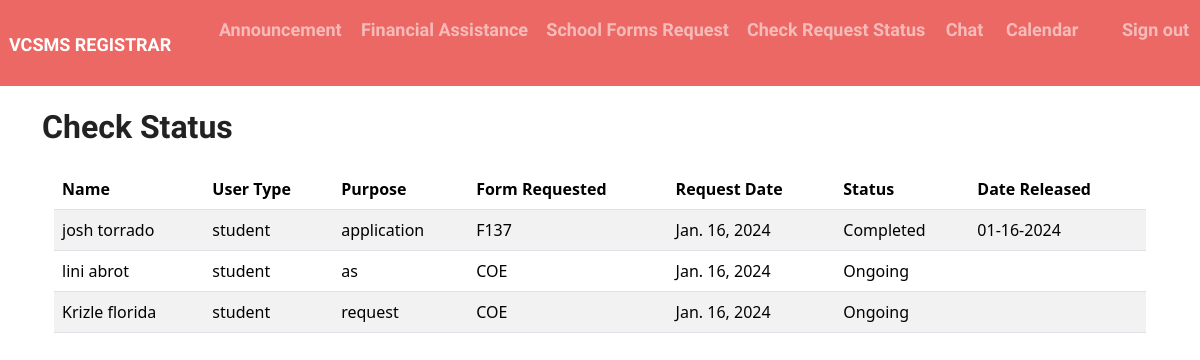
Screenshot of /checkstatus (signed in) with the database file from the repository.
### vrexApp/models.py (models this page shows, shortened)
class SchoolForm(models.Model):  # Renamed the model to follow PEP 8 conventions
    first_name = models.CharField(_("first name"), max_length=150, blank=True)
    middle_name = models.CharField(_("middle name"), max_length=150, blank=True)
    last_name = models.CharField(_("last name"), max_length=150, blank=True)
    USER_TYPE_CHOICES = [
        ('', 'Choose User Type'),
        ('student', 'Student'),
        ('parent', 'Parent'),
    ]
    user_type = models.CharField(_("Role"), max_length=10, choices=USER_TYPE_CHOICES, blank=True)
    purpose = models.TextField(_("Purpose of Request"), max_length=150, blank=True)
    requestform = [
        ('', 'What are you requesting?'),
        ('f137', 'F137'),
        ('coe', 'COE'),
    ]
    requestform = models.CharField(_("Forms"), max_length=10, choices=requestform, blank=True)
    request_date = models.DateField(_("Request Date"), default=datetime.date.today)  # Add request_date field
    specialinstructions = models.TextField(_("Special Instructions"), max_length=150, blank=True)
    STATUS_CHOICES = [
        ('Ongoing', 'Ongoing'),
        ('Completed', 'Completed'),
    ]
    status = models.CharField(_("status"), max_length=10, choices=STATUS_CHOICES, default='Ongoing')
    date_released = models.DateTimeField(_("date released"), blank=True, null=True)

### vrexApp/views.py (the view)
# urls.py: path('checkstatus', views.checkstatus, name="checkstatus"),
@login_required(login_url='checkstatus')
def checkstatus(request):
    requested_forms = SchoolForm.objects.filter(user_type=request.user.user_type)
    return render(request, 'vrexApp/checkstatus.html', {'requested_forms': requested_forms})

### vrexApp/templates/vrexApp/checkstatus.html
{% extends 'vrexApp/base.html' %}
{% block content %}
    <h2> Check Status </h2>
    {% if requested_forms %}
        <div class="container mt-4">
            <table class="table table-striped">
                <thead>
                    <tr>
                        <th>Name</th>
                        <th>User Type</th>
                        <th>Purpose</th>
                        <th>Form Requested</th>
                        <th>Request Date</th>
                        <th>Status</th>
                        <th>Date Released</th>
                    </tr>
                </thead>
                <tbody>
                    {% for form in requested_forms %}
                        <tr>
                            <td>{{ form.first_name }} {{ form.last_name }}</td>
                            <td>{{ form.user_type }}</td>
                            <td>{{ form.purpose }}</td>
                            <td>{{ form.get_requestform_display }}</td>
                            <td>{{ form.request_date }}</td>
                            <td>{{ form.status }}</td>
                            <td>{{ form.date_released|date:"m-d-Y"  }}</td>
                        </tr>
                    {% endfor %}
                </tbody>
            </table>
        </div>
    {% else %}
        <p>No requested forms found.</p>
    {% endif %}
{% endblock %}

### vrexApp/templates/vrexApp/base.html (shortened to what this page needs)
{% load static %}
<!DOCTYPE html>
<html lang="en">
<head>
    <link rel="stylesheet" type="text/css" href="https://bootswatch.com/5/journal/bootstrap.min.css">
    <link rel="stylesheet" type="text/css" href="{% static 'css/styles.css' %}">
</head>
    <body>
        {% include 'vrexApp/navbar.html' %}
        <div class="container">
            <br>
            {% block content %}
            {% endblock %}
        </div>
        <link rel="stylesheet" href="https://cdnjs.cloudflare.com/ajax/libs/fullcalendar/4.4.0/main.min.css" />
    </body>
</html>

### vrexApp/templates/vrexApp/navbar.html (shortened to what this page needs)
<nav class="navbar navbar-expand-lg navbar-dark bg-primary justify-content-center">
    <a class="navbar-brand main-heading" href="{% url '' %}">
      &nbsp; VCSMS REGISTRAR
    </a>
      <div class="collapse navbar-collapse text-center" id="navbarNavDropdown">
        <ul class="navbar-nav mr-auto">
          {% if user.is_authenticated %}
            <li class="nav-item">
              <a class="nav-link" href="{% url 'announcement' %}">Announcement &nbsp;  </a>
            </li>
            <li class="nav-item">
              <a class="nav-link" href="{% url 'financial' %}">Financial Assistance &nbsp;  </a>
            </li>
            <li class="nav-item">
              <a class="nav-link" href="{% url 'formrequest' %}">School Forms Request &nbsp;  </a>
            </li>
            <li class="nav-item">
              <a class="nav-link" href="{% url 'checkstatus' %}">Check Request Status &nbsp;  </a>
            </li>
            <li class="nav-item">
              <a class="nav-link" href="{% url 'chat' %}">Chat &nbsp;  </a>
            </li>
              <a class="nav-link" href="{% url 'calendar' %}">Calendar &nbsp;  </a>
            <li class="nav-item">
              <a class="nav-link" href="{% url 'logout' %}">Sign out &nbsp;  </a>
            </li>
        </ul>
        {% endif %}
      </div>
  </nav>

### rows the page displays
SchoolForm: first_name "josh", last_name "torrado", user_type "student", purpose "application", requestform "F137", request_date "Jan. 16, 2024", status "Completed", date_released "01-16-2024"
SchoolForm: first_name "lini", last_name "abrot", user_type "student", purpose "as", requestform "COE", request_date "Jan. 16, 2024", status "Ongoing"
SchoolForm: first_name "Krizle", last_name "florida", user_type "student", purpose "request", requestform "COE", request_date "Jan. 16, 2024", status "Ongoing"
